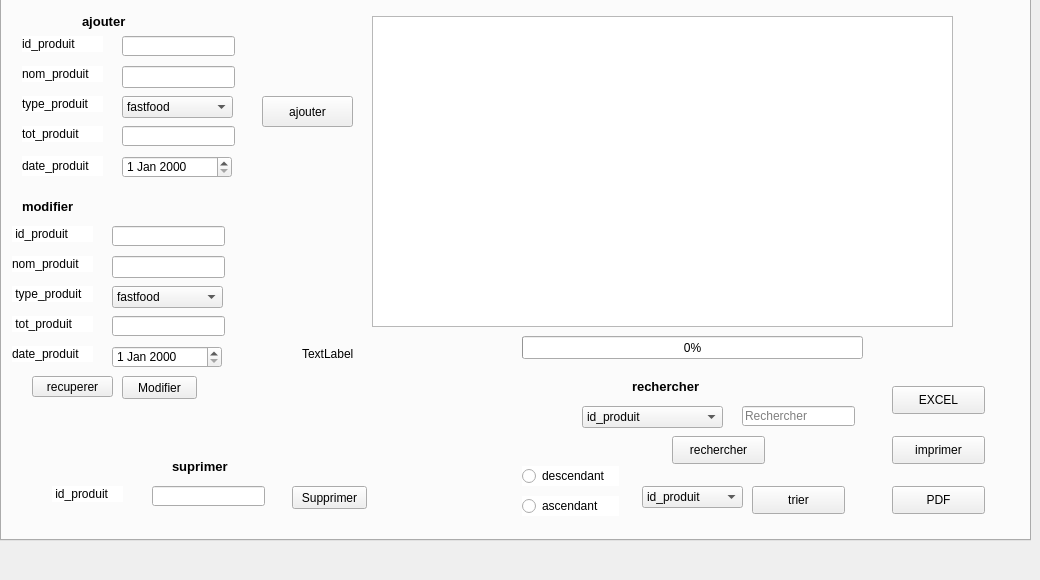
   <widget class="QWidget" name="tab_2">
    <attribute name="title">
     <string>Gestion produit</string>
    </attribute>
    <widget class="QTabWidget" name="affichage2">
     <property name="geometry">
      <rect>
       <x>0</x>
       <y>-30</y>
       <width>1031</width>
       <height>571</height>
      </rect>
     </property>
     <property name="currentIndex">
      <number>0</number>
     </property>
     <widget class="QWidget" name="tab_11">
      <attribute name="title">
       <string>Ajout</string>
      </attribute>
      <widget class="QLineEdit" name="le_id_produit">
       <property name="geometry">
        <rect>
         <x>120</x>
         <y>40</y>
         <width>113</width>
         <height>20</height>
        </rect>
       </property>
      </widget>
      <widget class="QPushButton" name="ajouter1">
       <property name="geometry">
        <rect>
         <x>260</x>
         <y>100</y>
         <width>91</width>
         <height>31</height>
        </rect>
       </property>
       <property name="accessibleDescription">
        <string/>
       </property>
       <property name="styleSheet">
        <string notr="true">￼</string>
       </property>
       <property name="text">
        <string>ajouter</string>
       </property>
       <property name="autoRepeat">
        <bool>false</bool>
       </property>
      </widget>
      <widget class="QLineEdit" name="le_tot_produit">
       <property name="geometry">
        <rect>
         <x>120</x>
         <y>130</y>
         <width>113</width>
         <height>20</height>
        </rect>
       </property>
      </widget>
      <widget class="QTableView" name="tab_produit">
       <property name="geometry">
        <rect>
         <x>370</x>
         <y>20</y>
         <width>581</width>
         <height>311</height>
        </rect>
       </property>
      </widget>
      <widget class="QLabel" name="label_41">
       <property name="geometry">
        <rect>
         <x>50</x>
         <y>490</y>
         <width>71</width>
         <height>16</height>
        </rect>
       </property>
       <property name="styleSheet">
        <string notr="true">background-color:tranparent;

border-image:url(:/image/888.jpg);

background:white;

border:none;

background-repeat:none;
</string>
       </property>
       <property name="text">
        <string> id_produit</string>
       </property>
      </widget>
      <widget class="QLineEdit" name="le_id_supprimer">
       <property name="geometry">
        <rect>
         <x>150</x>
         <y>490</y>
         <width>113</width>
         <height>20</height>
        </rect>
       </property>
      </widget>
      <widget class="QPushButton" name="supprimer_2">
       <property name="geometry">
        <rect>
         <x>290</x>
         <y>490</y>
         <width>75</width>
         <height>23</height>
        </rect>
       </property>
       <property name="text">
        <string>Supprimer</string>
       </property>
      </widget>
      <widget class="QLabel" name="label_4">
       <property name="geometry">
        <rect>
         <x>20</x>
         <y>40</y>
         <width>81</width>
         <height>16</height>
        </rect>
       </property>
       <property name="styleSheet">
        <string notr="true">background-color:tranparent;

border-image:url(:/image/888.jpg);

background:white;

border:none;

background-repeat:none;
</string>
       </property>
       <property name="text">
        <string>id_produit</string>
       </property>
      </widget>
      <widget class="QLabel" name="label_5">
       <property name="geometry">
        <rect>
         <x>20</x>
         <y>130</y>
         <width>81</width>
         <height>16</height>
        </rect>
       </property>
       <property name="styleSheet">
        <string notr="true">background-color:tranparent;

border-image:url(:/image/9999.jpg);

background:white;

border:none;

background-repeat:none;</string>
       </property>
       <property name="text">
        <string>tot_produit</string>
       </property>
      </widget>
      <widget class="QLabel" name="label_42">
       <property name="geometry">
        <rect>
         <x>10</x>
         <y>230</y>
         <width>81</width>
         <height>16</height>
        </rect>
       </property>
       <property name="styleSheet">
        <string notr="true">background-color:tranparent;

border-image:url(:/image/999.jpg);

background:white;

border:none;

background-repeat:none;</string>
       </property>
       <property name="text">
        <string> id_produit</string>
       </property>
      </widget>
      <widget class="QLabel" name="label_6">
       <property name="geometry">
        <rect>
         <x>10</x>
         <y>320</y>
         <width>81</width>
         <height>16</height>
        </rect>
       </property>
       <property name="styleSheet">
        <string notr="true">background-color:tranparent;

border-image:url(:/image/444555.jpg);

background:white;

border:none;

background-repeat:none;</string>
       </property>
       <property name="text">
        <string> tot_produit</string>
       </property>
      </widget>
      <widget class="QLineEdit" name="le_tot_produit_3">
       <property name="geometry">
        <rect>
         <x>110</x>
         <y>320</y>
         <width>113</width>
         <height>20</height>
        </rect>
       </property>
      </widget>
      <widget class="QLineEdit" name="le_id_produit_3">
       <property name="geometry">
        <rect>
         <x>110</x>
         <y>230</y>
         <width>113</width>
         <height>20</height>
        </rect>
       </property>
      </widget>
      <widget class="QPushButton" name="modifier3_2">
       <property name="geometry">
        <rect>
         <x>120</x>
         <y>380</y>
         <width>75</width>
         <height>23</height>
        </rect>
       </property>
       <property name="text">
        <string>Modifier</string>
       </property>
      </widget>
      <widget class="QComboBox" name="cb_recherche_4">
       <property name="geometry">
        <rect>
         <x>580</x>
         <y>410</y>
         <width>141</width>
         <height>22</height>
        </rect>
       </property>
       <item>
        <property name="text">
         <string>id_produit</string>
        </property>
       </item>
       <item>
        <property name="text">
         <string>nom_produit</string>
        </property>
       </item>
       <item>
        <property name="text">
         <string>type_produit</string>
        </property>
       </item>
       <item>
        <property name="text">
         <string>tot_produit</string>
        </property>
       </item>
       <item>
        <property name="text">
         <string>produit_rester</string>
        </property>
       </item>
      </widget>
      <widget class="QLineEdit" name="le_recherche_4">
       <property name="geometry">
        <rect>
         <x>740</x>
         <y>410</y>
         <width>113</width>
         <height>20</height>
        </rect>
       </property>
       <property name="placeholderText">
        <string>Rechercher</string>
       </property>
      </widget>
      <widget class="QPushButton" name="pushButton_4">
       <property name="geometry">
        <rect>
         <x>670</x>
         <y>440</y>
         <width>93</width>
         <height>28</height>
        </rect>
       </property>
       <property name="text">
        <string>rechercher</string>
       </property>
      </widget>
      <widget class="QPushButton" name="EXCEL_3">
       <property name="geometry">
        <rect>
         <x>890</x>
         <y>390</y>
         <width>93</width>
         <height>28</height>
        </rect>
       </property>
       <property name="text">
        <string>EXCEL</string>
       </property>
      </widget>
      <widget class="QLabel" name="label_27">
       <property name="geometry">
        <rect>
         <x>20</x>
         <y>100</y>
         <width>81</width>
         <height>16</height>
        </rect>
       </property>
       <property name="styleSheet">
        <string notr="true">background-color:tranparent;

border-image:url(:/image/888.jpg);

background:white;

border:none;

background-repeat:none;

</string>
       </property>
       <property name="text">
        <string>type_produit</string>
       </property>
      </widget>
      <widget class="QLabel" name="label_28">
       <property name="geometry">
        <rect>
         <x>10</x>
         <y>290</y>
         <width>81</width>
         <height>16</height>
        </rect>
       </property>
       <property name="styleSheet">
        <string notr="true">background-color:tranparent;

border-image:url(:/image/9.jpg);

background:white;

border:none;

background-repeat:none;</string>
       </property>
       <property name="text">
        <string> type_produit</string>
       </property>
      </widget>
      <widget class="QPushButton" name="pushButton_9">
       <property name="geometry">
        <rect>
         <x>750</x>
         <y>490</y>
         <width>93</width>
         <height>28</height>
        </rect>
       </property>
       <property name="text">
        <string>trier</string>
       </property>
      </widget>
      <widget class="QComboBox" name="trieprod">
       <property name="geometry">
        <rect>
         <x>640</x>
         <y>490</y>
         <width>101</width>
         <height>22</height>
        </rect>
       </property>
       <item>
        <property name="text">
         <string>id_produit</string>
        </property>
       </item>
       <item>
        <property name="text">
         <string>nom_produit</string>
        </property>
       </item>
       <item>
        <property name="text">
         <string>type_produit</string>
        </property>
       </item>
       <item>
        <property name="text">
         <string>tot_produit</string>
        </property>
       </item>
       <item>
        <property name="text">
         <string>produit_rester</string>
        </property>
       </item>
      </widget>
      <widget class="QLabel" name="label_30">
       <property name="geometry">
        <rect>
         <x>-10</x>
         <y>0</y>
         <width>1001</width>
         <height>541</height>
        </rect>
       </property>
       <property name="styleSheet">
        <string notr="true">background-color:tranparent;

border-image:url(:/StyleSheet/1.jpg);

background:none;

border:none;

background-repeat:none;</string>
       </property>
       <property name="text">
        <string/>
       </property>
      </widget>
      <widget class="QComboBox" name="letypeproduit">
       <property name="geometry">
        <rect>
         <x>120</x>
         <y>100</y>
         <width>111</width>
         <height>22</height>
        </rect>
       </property>
       <item>
        <property name="text">
         <string>fastfood</string>
        </property>
       </item>
       <item>
        <property name="text">
         <string>healthyfood</string>
        </property>
       </item>
       <item>
        <property name="text">
         <string>Others</string>
        </property>
       </item>
      </widget>
      <widget class="QComboBox" name="mtypeproduit">
       <property name="geometry">
        <rect>
         <x>110</x>
         <y>290</y>
         <width>111</width>
         <height>22</height>
        </rect>
       </property>
       <item>
        <property name="text">
         <string>fastfood</string>
        </property>
       </item>
       <item>
        <property name="text">
         <string>healthyfood</string>
        </property>
       </item>
       <item>
        <property name="text">
         <string>others</string>
        </property>
       </item>
      </widget>
      <widget class="QPushButton" name="pushButton_5">
       <property name="geometry">
        <rect>
         <x>30</x>
         <y>380</y>
         <width>81</width>
         <height>21</height>
        </rect>
       </property>
       <property name="text">
        <string>recuperer</string>
       </property>
      </widget>
      <widget class="QRadioButton" name="desc2">
       <property name="geometry">
        <rect>
         <x>520</x>
         <y>470</y>
         <width>97</width>
         <height>20</height>
        </rect>
       </property>
       <property name="styleSheet">
        <string notr="true">background-color:tranparent;

border-image:url(:/image/888.jpg);

background:white;

border:none;

background-repeat:none;

</string>
       </property>
       <property name="text">
        <string>descendant </string>
       </property>
      </widget>
      <widget class="QRadioButton" name="asc2">
       <property name="geometry">
        <rect>
         <x>520</x>
         <y>500</y>
         <width>97</width>
         <height>20</height>
        </rect>
       </property>
       <property name="styleSheet">
        <string notr="true">background-color:tranparent;

border-image:url(:/image/888.jpg);

background:white;

border:none;

background-repeat:none;

</string>
       </property>
       <property name="text">
        <string>ascendant</string>
       </property>
      </widget>
      <widget class="QLabel" name="label_14">
       <property name="geometry">
        <rect>
         <x>300</x>
         <y>350</y>
         <width>56</width>
         <height>16</height>
        </rect>
       </property>
       <property name="text">
        <string>TextLabel</string>
       </property>
      </widget>
      <widget class="QLabel" name="label_15">
       <property name="geometry">
        <rect>
         <x>20</x>
         <y>70</y>
         <width>81</width>
         <height>16</height>
        </rect>
       </property>
       <property name="styleSheet">
        <string notr="true">background-color:tranparent;

border-image:url(:/image/888.jpg);

background:white;

border:none;

background-repeat:none;
</string>
       </property>
       <property name="text">
        <string>nom_produit</string>
       </property>
      </widget>
      <widget class="QLineEdit" name="le_nom_produit">
       <property name="geometry">
        <rect>
         <x>120</x>
         <y>70</y>
         <width>113</width>
         <height>22</height>
        </rect>
       </property>
      </widget>
      <widget class="QLabel" name="label_16">
       <property name="geometry">
        <rect>
         <x>20</x>
         <y>160</y>
         <width>81</width>
         <height>20</height>
        </rect>
       </property>
       <property name="styleSheet">
        <string notr="true">background-color:tranparent;

border-image:url(:/image/445.jpg);

background:white;

border:none;

background-repeat:none;</string>
       </property>
       <property name="text">
        <string>date_produit</string>
       </property>
      </widget>
      <widget class="QLabel" name="label_17">
       <property name="geometry">
        <rect>
         <x>10</x>
         <y>260</y>
         <width>81</width>
         <height>16</height>
        </rect>
       </property>
       <property name="styleSheet">
        <string notr="true">background-color:tranparent;

border-image:url(:/image/9.jpg);

background:white;

border:none;

background-repeat:none;
</string>
       </property>
       <property name="text">
        <string>nom_produit</string>
       </property>
      </widget>
      <widget class="QLineEdit" name="le_nom_produit_3">
       <property name="geometry">
        <rect>
         <x>110</x>
         <y>260</y>
         <width>113</width>
         <height>22</height>
        </rect>
       </property>
      </widget>
      <widget class="QLabel" name="label_18">
       <property name="geometry">
        <rect>
         <x>10</x>
         <y>350</y>
         <width>81</width>
         <height>16</height>
        </rect>
       </property>
       <property name="styleSheet">
        <string notr="true">background-color:tranparent;

border-image:url(:/image/555.jpg);

background:white;

border:none;

background-repeat:none;
</string>
       </property>
       <property name="text">
        <string>date_produit</string>
       </property>
      </widget>
      <widget class="QPushButton" name="impression_3">
       <property name="geometry">
        <rect>
         <x>890</x>
         <y>440</y>
         <width>93</width>
         <height>28</height>
        </rect>
       </property>
       <property name="text">
        <string>imprimer</string>
       </property>
      </widget>
      <widget class="QPushButton" name="pdfff">
       <property name="geometry">
        <rect>
         <x>890</x>
         <y>490</y>
         <width>93</width>
         <height>28</height>
        </rect>
       </property>
       <property name="text">
        <string>PDF</string>
       </property>
      </widget>
      <widget class="QProgressBar" name="progressBar_3">
       <property name="geometry">
        <rect>
         <x>520</x>
         <y>340</y>
         <width>341</width>
         <height>23</height>
        </rect>
       </property>
       <property name="value">
        <number>0</number>
       </property>
      </widget>
      <widget class="QLabel" name="label_46">
       <property name="geometry">
        <rect>
         <x>80</x>
         <y>15</y>
         <width>71</width>
         <height>21</height>
        </rect>
       </property>
       <property name="font">
        <font>
         <pointsize>10</pointsize>
         <weight>75</weight>
         <bold>true</bold>
        </font>
       </property>
       <property name="text">
        <string>ajouter</string>
       </property>
      </widget>
      <widget class="QLabel" name="label_47">
       <property name="geometry">
        <rect>
         <x>20</x>
         <y>200</y>
         <width>81</width>
         <height>21</height>
        </rect>
       </property>
       <property name="font">
        <font>
         <pointsize>10</pointsize>
         <weight>75</weight>
         <bold>true</bold>
        </font>
       </property>
       <property name="text">
        <string>modifier</string>
       </property>
      </widget>
      <widget class="QLabel" name="label_48">
       <property name="geometry">
        <rect>
         <x>170</x>
         <y>460</y>
         <width>81</width>
         <height>21</height>
        </rect>
       </property>
       <property name="font">
        <font>
         <pointsize>10</pointsize>
         <weight>75</weight>
         <bold>true</bold>
        </font>
       </property>
       <property name="text">
        <string>suprimer</string>
       </property>
      </widget>
      <widget class="QLabel" name="label_49">
       <property name="geometry">
        <rect>
         <x>630</x>
         <y>380</y>
         <width>101</width>
         <height>20</height>
        </rect>
       </property>
       <property name="font">
        <font>
         <pointsize>10</pointsize>
         <weight>75</weight>
         <bold>true</bold>
        </font>
       </property>
       <property name="text">
        <string>rechercher</string>
       </property>
      </widget>
      <widget class="QDateEdit" name="ledateproduit">
       <property name="geometry">
        <rect>
         <x>120</x>
         <y>160</y>
         <width>110</width>
         <height>22</height>
        </rect>
       </property>
      </widget>
      <widget class="QDateEdit" name="mdateproduit">
       <property name="geometry">
        <rect>
         <x>110</x>
         <y>350</y>
         <width>110</width>
         <height>22</height>
        </rect>
       </property>
      </widget>
      <zorder>label_30</zorder>
      <zorder>ajouter1</zorder>
      <zorder>pushButton_5</zorder>
      <zorder>le_id_produit</zorder>
      <zorder>le_tot_produit</zorder>
      <zorder>tab_produit</zorder>
      <zorder>label_41</zorder>
      <zorder>le_id_supprimer</zorder>
      <zorder>supprimer_2</zorder>
      <zorder>label_4</zorder>
      <zorder>label_5</zorder>
      <zorder>label_42</zorder>
      <zorder>label_6</zorder>
      <zorder>le_tot_produit_3</zorder>
      <zorder>le_id_produit_3</zorder>
      <zorder>modifier3_2</zorder>
      <zorder>cb_recherche_4</zorder>
      <zorder>le_recherche_4</zorder>
      <zorder>pushButton_4</zorder>
      <zorder>EXCEL_3</zorder>
      <zorder>label_27</zorder>
      <zorder>label_28</zorder>
      <zorder>pushButton_9</zorder>
      <zorder>trieprod</zorder>
      <zorder>letypeproduit</zorder>
      <zorder>mtypeproduit</zorder>
      <zorder>desc2</zorder>
      <zorder>asc2</zorder>
      <zorder>label_14</zorder>
      <zorder>label_15</zorder>
      <zorder>le_nom_produit</zorder>
      <zorder>label_16</zorder>
      <zorder>label_17</zorder>
      <zorder>le_nom_produit_3</zorder>
      <zorder>label_18</zorder>
      <zorder>impression_3</zorder>
      <zorder>pdfff</zorder>
      <zorder>progressBar_3</zorder>
      <zorder>label_46</zorder>
      <zorder>label_47</zorder>
      <zorder>label_48</zorder>
      <zorder>label_49</zorder>
      <zorder>ledateproduit</zorder>
      <zorder>mdateproduit</zorder>
     </widget>
    </widget>
   </widget>
